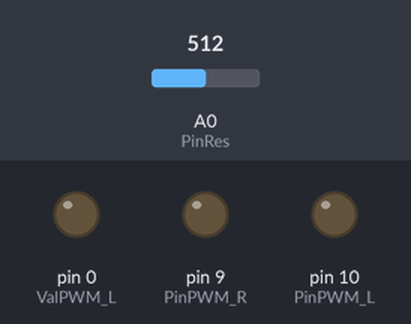
Bench run of a sketch on a simulated Arduino Uno, built with avr-gcc and run on an emulated ATmega328P. Shown: output pins drawn as LEDs (lit = HIGH). Inputs (shaded band) come from the test bench; at power-on: A0 (PinRes) = 512.

Above: at 1.2 s.
1.3 s: A0 (PinRes) set to 716
At 1.9 s:
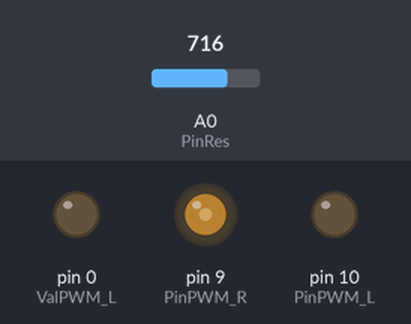
2.8 s: A0 (PinRes) set to 900
At 3.1 s:
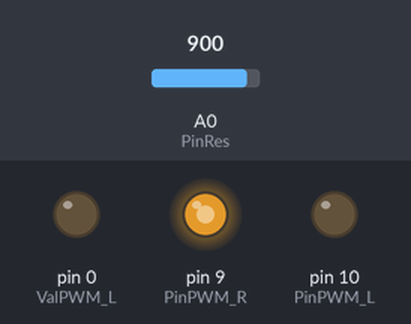
4.3 s: A0 (PinRes) set to 511
At 5.4 s:
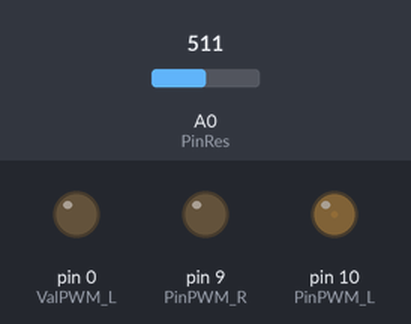
5.8 s: A0 (PinRes) set to 306
At 6.5 s:
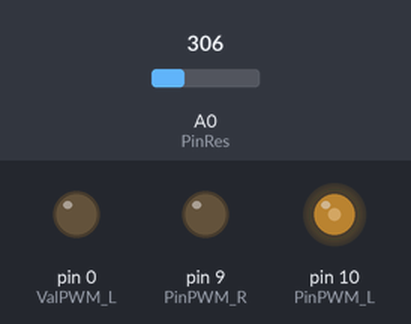
7.3 s: A0 (PinRes) set to 122
At 7.7 s:
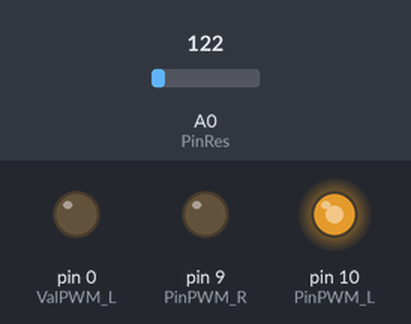
Timing chart, 0 to 9.8 s (numbered marks = the images above; inputs shaded):
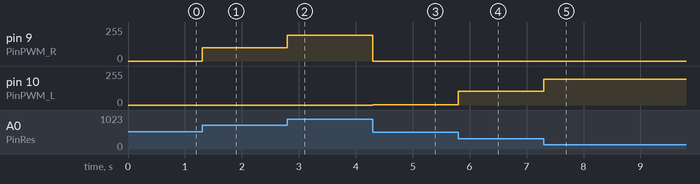

Measured:
- after the input at 1.3 s, pin 9 (PinPWM_R): 0/255 → 101/255 at once
- after the input at 2.8 s, pin 9 (PinPWM_R): 101/255 → 193/255 at once
- after the input at 4.3 s, pin 9 (PinPWM_R): 193/255 → 0/255 at once; pin 10 (PinPWM_L): 0/255 → 1/255 at once
- after the input at 5.8 s, pin 10 (PinPWM_L): 1/255 → 103/255 at once
- after the input at 7.3 s, pin 10 (PinPWM_L): 103/255 → 195/255 at once

The sketch:

Lesson_10.ino
```cpp
const int PinRes   = A0;                   //  Константа с № аналогового входа к которому подключён резистор
const int PinPWM_L = 10;                   //  Константа с № вывода к которому подключено левое плечо
const int PinPWM_R = 9;                    //  Константа с № вывода к которому подключено правое плечо
      int ValRes   = 0;                    //  Переменная для хранения прочитанного напряжения    (0...1023)
      int ValPWM_L = 0;                    //  Переменная для хранения значения ШИМ левого плеча  (0... 255)
      int ValPWM_R = 0;                    //  Переменная для хранения значения ШИМ правого плеча (0... 255)

void setup(){                              //  Код внутри функции setup выполняется однократно при старте
    pinMode(ValPWM_L, OUTPUT);             //  Конфигурируем вывод, с ШИМ, ValPWM_L как выход
    pinMode(PinPWM_R, OUTPUT);             //  Конфигурируем вывод, с ШИМ, PinPWM_R как выход
}                                          //  Аналоговые входы можно не конфигурировать!

void loop(){                               //  Код внутри функции loop выполняется постоянно
    ValRes = analogRead(PinRes);           //  Считываем напряжение с аналогового входа PinRes
    if(ValRes<512){                        //  Если ручка потенциометра смещена влево, то ...
      ValPWM_L=map(ValRes,0,512,255,0);    //  Преобразуем ValRes (от 0 до 512) к ValPWM_L (от 255 до 0)
      ValPWM_R=0;                          //  Устанавливаем ValPWM_R в значение 255 (максимальный ШИМ)
    }else{                                 //  Если ручка потенциометра смещена вправо, то ...
      ValPWM_R=map(ValRes,512,1023,0,255); //  Преобразуем ValRes (от 512 до 1023) к ValPWM_L (от 0 до 255)
      ValPWM_L=0;                          //  Устанавливаем ValPWM_L в значение 255 (максимальный ШИМ)
    }
    analogWrite(PinPWM_L, ValPWM_L);       //  Устанавливаем ШИМ с коэффициентом ValPWM_L на выходе PinPWM_L
    analogWrite(PinPWM_R, ValPWM_R);       //  Устанавливаем ШИМ с коэффициентом ValPWM_R на выходе PinPWM_R
}
```
